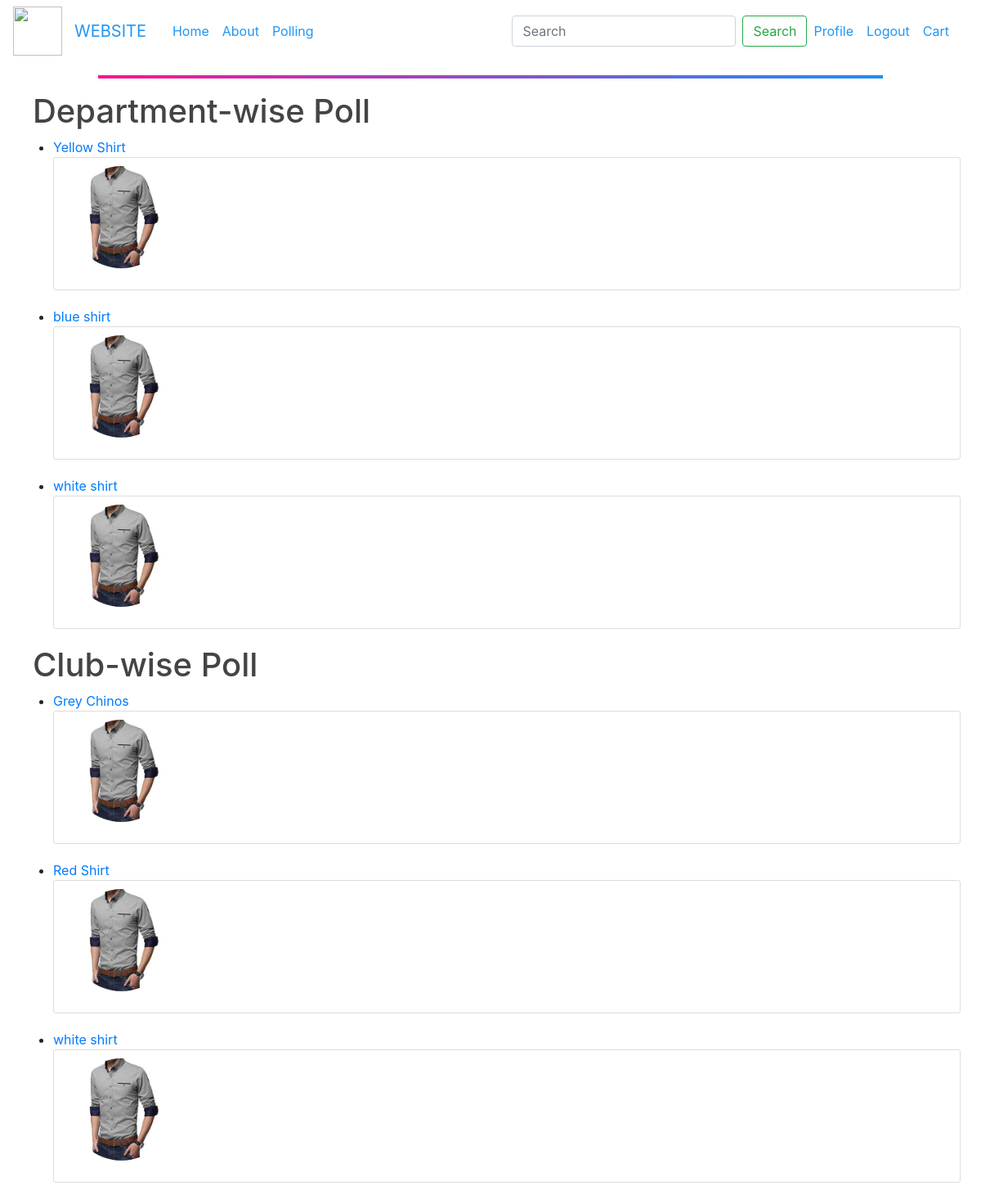
Page /polls/ (signed in) on the committed database.
### polls/models.py (models this page shows, shortened)
class Question(models.Model):
    question_text = models.CharField(max_length=200)
    department = models.CharField(max_length=120, choices=DEPARTMENTS, default='None')
    club = models.CharField(max_length=120, choices=CLUBS, default='None')
    image = models.ImageField( default='default.jpg', upload_to='images/')
    pub_date = models.DateTimeField('date published')

### polls/views.py (the view)
# urls.py: path('', views.IndexView.as_view(), name='index'),
class IndexView(generic.ListView):
    template_name = 'polls/index.html'
    context_object_name = 'latest_question_list'
    def get_queryset(self):
        return Question.objects.filter(
            pub_date__lte=timezone.now()
        ).order_by('-pub_date')[:5]

### polls/templates/polls/index.html (shortened to what this page needs)
{% extends "blog/base.html" %}
{% load static %}
{% block content %}
        {% if latest_question_list %}
            <ul>
                <h1>Department-wise Poll</h1>
                {% for question in latest_question_list %}
                     {% if question.department == user.profile.department %}
                        <div>
                             <div class="container">
                                 <li><a href="{% url 'polls:detail' question.id %}">{{ question.question_text }}</a></li>
                            <div class="content-section">
                              <div class="media">
                                <img class="rounded-circle account-img" src="{{ question.image.url }}">
                              </div>
                            </div>
                        </div>
                        </div>
                   {% endif %}
                 {% endfor %}
                <h1>Club-wise Poll</h1>
                   {% for question in latest_question_list %}
                       {% if question.club == user.profile.club %}
                           <div class="container">
                                     <li><a href="{% url 'polls:detail' question.id %}">{{ question.question_text }}</a></li>
                                <div class="content-section">
                                  <div class="media">
                                    <img class="rounded-circle account-img" src="{{ question.image.url }}">
                                  </div>
                                </div>
                            </div>
                     {% endif %}
                {% endfor %}
            </ul>
        {% else %}
            <p>No polls are available.</p>
        {% endif %}
{% endblock %}

### blog/templates/blog/base.html (shortened to what this page needs)
{% load static %}
<!DOCTYPE html>
<html lang="en">
<head>
    <link rel="stylesheet" href="https://maxcdn.bootstrapcdn.com/bootstrap/4.0.0/css/bootstrap.min.css">
    <link rel="stylesheet" type="text/css" href="{% static 'blog/main.css' %}">
</head>
<body>
        <header class="site-header">
          <nav class="navbar navbar-expand-lg navbar-light "style="background:transparent;">
           <img src="https://www.iitg.ac.in/stud/gymkhana/technical/assets/img/resources/codingclubLogo.png" width="60" height="60" alt="">
            <div class="container">
              <a style="color: #2196F3" class="navbar-brand mr-4" href="{% url 'blog:product-home' %}">WEBSITE </a>
              <div class="collapse navbar-collapse" id="navbarToggle">
                <div class="navbar-nav mr-auto">
                  <a style="color: #2196F3" onMouseOver="this.style.color='#ff1493'" onMouseOut="this.style.color='#2196F3'"class="nav-item nav-link" href="{% url 'blog:product-home' %}">Home</a>
                  <a style="color: #2196F3" onMouseOver="this.style.color='#ff1493'" onMouseOut="this.style.color='#2196F3'"class="nav-item nav-link" href="{% url 'blog:product-about' %}">About</a>
                    <a style="color: #2196F3" onMouseOver="this.style.color='#ff1493'" onMouseOut="this.style.color='#2196F3'"class="nav-item nav-link" href="{% url 'polls:index' %}">Polling</a>
                </div>
              <form class="form-inline my-2 my-lg-0" action='/s/'>
                  <input class="form-control mr-sm-2" type="search" name='q' placeholder="Search" aria-label="Search" >
                  <button class="btn btn-outline-success my-2 my-sm-0" type="submit">Search</button>
              </form>
                <div class="navbar-nav">
                    {% if user.is_authenticated %}
                             <a style="color: #2196F3" onMouseOver="this.style.color='#ff1493'" onMouseOut="this.style.color='#2196F3'"class="nav-item nav-link" href="{% url 'profile' %}">Profile</a>
                        <a style="color: #2196F3" onMouseOver="this.style.color='#ff1493'" onMouseOut="this.style.color='#2196F3'"class="nav-item nav-link" href="{% url 'logout' %}">Logout</a>
                    {% endif %}
                <a style="color: #2196F3" onMouseOver="this.style.color='#ff1493'" onMouseOut="this.style.color='#2196F3'" class="nav-item nav-link" href="{% url 'cart' %}">Cart  </a>
                </div>
              </div>
            </div>
          </nav>
        <hr style="width: 80%;background:linear-gradient(to right,deeppink,dodgerblue);height: 3px">
    </header>
            {% block content %}
            {%  endblock %}
</body>
</html>

### blog/static/blog/main.css (style rules this page uses)
h1, h2, h3, h4, h5, h6 { color: #444444; }
ul { margin: 0; }
.site-header .navbar-nav .nav-link { color: #cbd5db; }
.content-section { background: #ffffff; padding: 10px 20px; border: 1px solid #dddddd; border-radius: 3px; margin-bottom: 20px; }
.account-img { height: 125px; width: 125px; margin-right: 20px; margin-bottom: 16px; }

### rows in the picture
Question: question_text "Yellow Shirt", image (placeholder picture)
Question: question_text "blue shirt", image (placeholder picture)
Question: question_text "white shirt", image (picture)
Question: question_text "Grey Chinos", image (placeholder picture)
Question: question_text "Red Shirt", image (placeholder picture)
